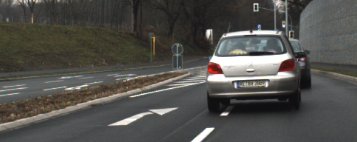
#> input picture helpers/grad_example.png, 357 x 142 px
$ python -i reshape.py   (imports and definitions only)
#> lines starting #> are read from the running program, lines starting #| are printed output that depends on the picture
import cv2


def resize_smaller_side(image_data, dest_size, interpol=cv2.INTER_NEAREST):
    '''
    Returns an image resized along the smaller dimension.

    Parameters:
        image_data (cv2_image): Image to be resized.
        dest_size (int): Destination size for the resized dimension.
        interpol (cv2.interpolation_methods): Interpolation method used during resizing.
    '''
    im_y, im_x = image_data.shape[:2]
    smaller_side = (im_y, dest_size) if im_x < im_y else (
        dest_size, im_x)
    return cv2.resize(
        image_data, smaller_side, interpolation=interpol)


def im_upsample_to(image_data, dest_size):
    '''
    Returns an image upsampled by dest_size/smaller_edge.
    This way, the aspect ratio of an image is preserved.

    Parameters:
        image_data (cv2_image): Image to be resized.
        dest_size (int): Upsampling target size.
    '''
    im_y, im_x = image_data.shape[:2]
    smaller_edge = min(im_x, im_y)
    resize_factor = dest_size/smaller_edge
    return cv2.resize(image_data, None, fx=resize_factor, fy=resize_factor,
                      interpolation=cv2.INTER_LINEAR)


def im_fit_to_shape(image_data, dest_size, interpol=cv2.INTER_NEAREST):
    '''
    Fits an image into target size.
    Needs a little love, this thing is nasty.
    '''
    im_y, im_x = image_data.shape[:2]
    if im_x == im_y:
        return cv2.resize(
            image_data, (dest_size, dest_size), interpolation=interpol)
    else:
        resized = []
        if im_x < dest_size or im_y < dest_size:
            resized = im_upsample_to(image_data, dest_size)
        else:
            resized = resize_smaller_side(image_data, dest_size)
        resized_y, resized_x = resized.shape[:2]
        left = int(resized_x/2 - dest_size/2)
        bottom = int(resized_y/2 - dest_size/2)
        return resized[bottom: bottom + dest_size, left: left + dest_size]


def im_prepare(image_data):
    return im_fit_to_shape(image_data, 31)

>>> import cv2
>>> picture = cv2.imread('../helpers/grad_example.png')
#> picture is the input picture: shape (142, 357, 3); mean B, G, R 76, 80, 81.2
>>> result = im_prepare(picture)
#> in resize_smaller_side, `return cv2.resize( image_data, smaller_side, interpolation=interpol)`:
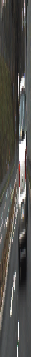
#> returned value: shape (357, 31, 3); mean of channels 0, 1, 2 75.7, 79.8, 81; drawn as B, G, R
#> in im_fit_to_shape, `return resized[bottom: bottom + dest_size, left: left + dest_size]`:
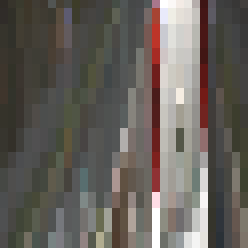
#> returned value: shape (31, 31, 3) (shown 8 times larger); mean of channels 0, 1, 2 91.2, 96.8, 101.7; drawn as B, G, R
